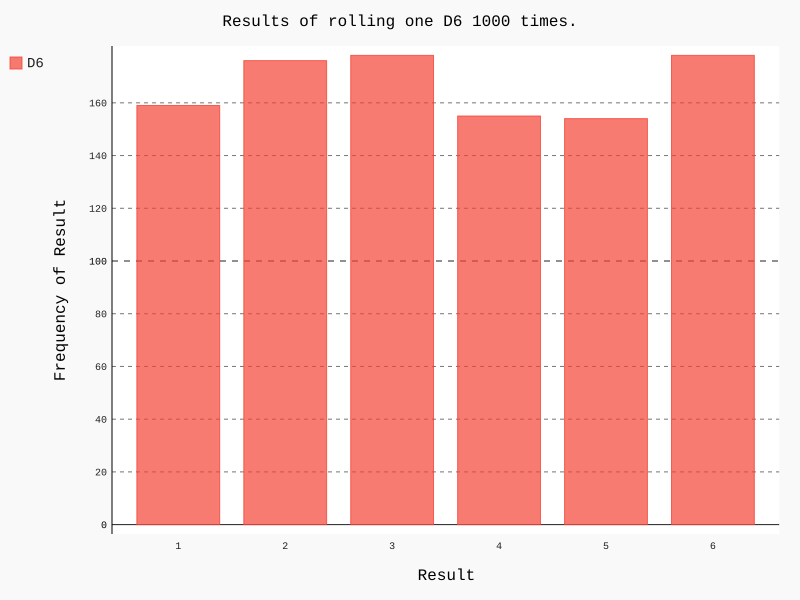

The script that drew this image:
import pygal
from die import Die 

# Create a D4.
die = Die()

# Make some rolls, and store results in a list.
results = []
for roll_num in range(1000):
    result = die.roll()
    results.append(result)

# Analyze the results.
frequencies = []
for value in range(1, die.num_sides +1):
    frequency = results.count(value)
    frequencies.append(frequency)

# Visualize the results.
hist = pygal.Bar()

hist.title = "Results of rolling one D6 1000 times."
hist.x_labels = ['1', '2', '3', '4', '5', '6']
hist.x_title = "Result"
hist.y_title = "Frequency of Result"

hist.add('D6', frequencies)
hist.render_to_file('die_visual.svg')

print(frequencies)
